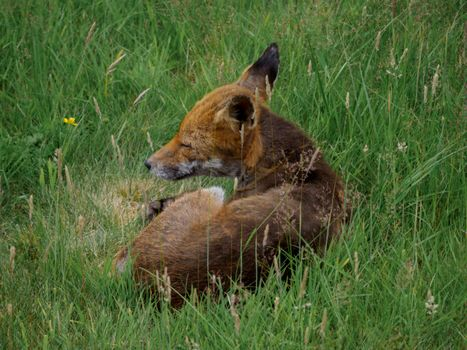
#> input picture images/red_fox/red_fox_1.jpg, 467 x 350 px, found by its file name
$ python make_blurry_test.py
#> lines starting #> are read from the running program, lines starting #| are printed output that depends on the picture
"""
make_blurry_test.py

What this script does, in plain words:
- Takes one existing photo and makes it very blurry on purpose
- Saves it into images/hard_cases/
- This lets us TEST whether the "low confidence gets flagged" rule actually
  works, instead of hoping a random stock photo happens to be unclear.

Run it with:
    python make_blurry_test.py
"""

import os
from PIL import Image, ImageFilter

# Pick any real photo you already have as the starting point
SOURCE_IMAGE = os.path.join("images", "red_fox", "red_fox_1.jpg")
OUTPUT_FOLDER = os.path.join("images", "hard_cases")
OUTPUT_PATH = os.path.join(OUTPUT_FOLDER, "blurry_1.jpg")

BLUR_STRENGTH = 25  # higher = blurrier


def main():
    os.makedirs(OUTPUT_FOLDER, exist_ok=True)

    with Image.open(SOURCE_IMAGE) as img:
#> img is the input picture: PIL image 467x350 RGB; mean R, G, B 79, 97.9, 51.3
        blurred = img.filter(ImageFilter.GaussianBlur(radius=BLUR_STRENGTH))
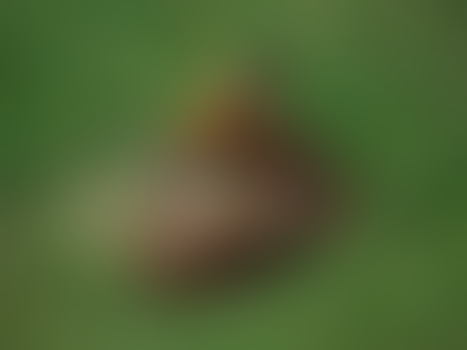
#> blurred: PIL image 467x350 RGB; mean R, G, B 79.1, 97.9, 51.4
        blurred.save(OUTPUT_PATH, "JPEG", quality=85)

    print(f"Created a deliberately blurry test image: {OUTPUT_PATH}")
    print("Run batch_tag_images.py next to see how the AI handles it.")


if __name__ == "__main__":
    main()

$ run again, with images/red_fox/red_fox_10.jpg copied over images/red_fox/red_fox_1.jpg
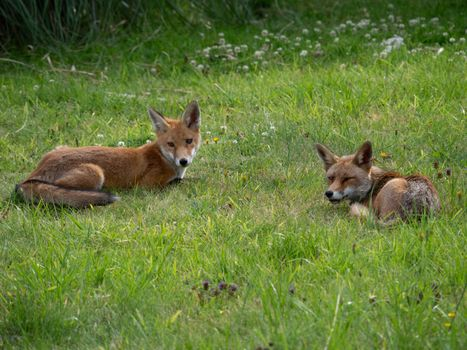
#> input picture images/red_fox/red_fox_10.jpg, 467 x 350 px, found by its file name
#> in main, img is the input picture: PIL image 467x350 RGB; mean R, G, B 101.2, 121.2, 57
#> in main, `blurred = img.filter(ImageFilter.GaussianBlur(radius=BLUR_STRENGTH))`:
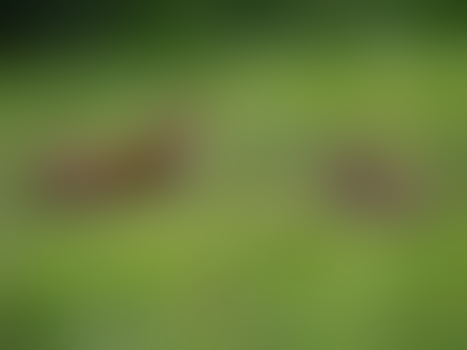
#> blurred: PIL image 467x350 RGB; mean R, G, B 101.1, 121, 57

$ run again, with images/red_fox/red_fox_2.jpg copied over images/red_fox/red_fox_1.jpg
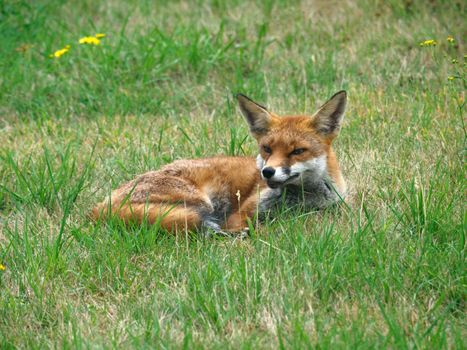
#> input picture images/red_fox/red_fox_2.jpg, 467 x 350 px, found by its file name
#> in main, img is the input picture: PIL image 467x350 RGB; mean R, G, B 126, 148.8, 87.6
#> in main, `blurred = img.filter(ImageFilter.GaussianBlur(radius=BLUR_STRENGTH))`:
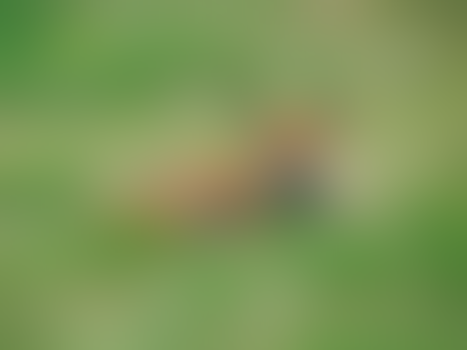
#> blurred: PIL image 467x350 RGB; mean R, G, B 125.4, 148.4, 87

$ run again, with images/red_fox/red_fox_3.jpg copied over images/red_fox/red_fox_1.jpg
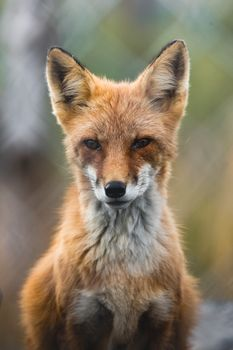
#> input picture images/red_fox/red_fox_3.jpg, 233 x 350 px, found by its file name
#> in main, img is the input picture: PIL image 233x350 RGB; mean R, G, B 137.1, 124.3, 104.2
#> in main, `blurred = img.filter(ImageFilter.GaussianBlur(radius=BLUR_STRENGTH))`:
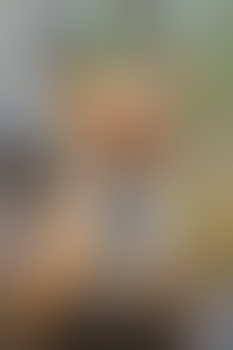
#> blurred: PIL image 233x350 RGB; mean R, G, B 136.7, 124, 104
